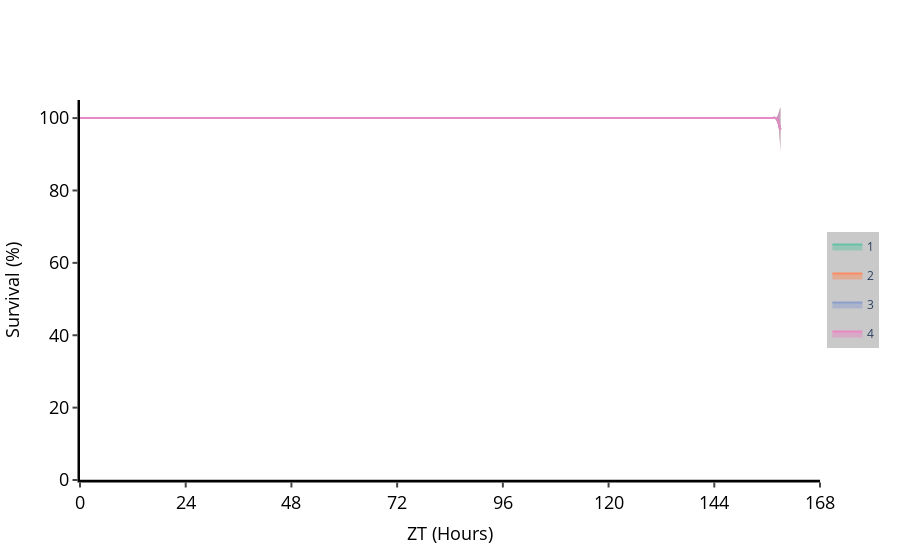

Notebook code cell kept with this figure:
### Code cell
dfp.survival_plot(facet_col='exp_group')#, repeat = 'repeat')

### Figure 1 — Plotly figure (JSON) as saved in the notebook; plotly's stock layout.template omitted (floating-point values rounded to 4 significant figures; data arrays with more than 128 entries replaced by an {"elided": "..."} marker saying what was removed)
{"data": [{"legendgroup": "1", "line": {"shape": "spline", "width": 0}, "marker": {"color": "#444"}, "mode": "lines", "showlegend": false, "type": "scatter", "x": {"elided": "160 int values"}, "y": {"elided": "160 int values"}}, {"fill": "tonexty", "legendgroup": "1", "line": {"color": "rgb(102,194,165)", "shape": "spline"}, "mode": "lines", "name": "1", "type": "scatter", "x": {"elided": "160 int values"}, "y": {"elided": "160 float values"}}, {"fill": "tonexty", "legendgroup": "1", "line": {"shape": "spline", "width": 0}, "marker": {"color": "rgb(102,194,165)"}, "mode": "lines", "showlegend": false, "type": "scatter", "x": {"elided": "160 int values"}, "y": {"elided": "160 float values"}}, {"legendgroup": "2", "line": {"shape": "spline", "width": 0}, "marker": {"color": "#444"}, "mode": "lines", "showlegend": false, "type": "scatter", "x": {"elided": "160 int values"}, "y": {"elided": "160 int values"}}, {"fill": "tonexty", "legendgroup": "2", "line": {"color": "rgb(252,141,98)", "shape": "spline"}, "mode": "lines", "name": "2", "type": "scatter", "x": {"elided": "160 int values"}, "y": {"elided": "160 float values"}}, {"fill": "tonexty", "legendgroup": "2", "line": {"shape": "spline", "width": 0}, "marker": {"color": "rgb(252,141,98)"}, "mode": "lines", "showlegend": false, "type": "scatter", "x": {"elided": "160 int values"}, "y": {"elided": "160 float values"}}, {"legendgroup": "3", "line": {"shape": "spline", "width": 0}, "marker": {"color": "#444"}, "mode": "lines", "showlegend": false, "type": "scatter", "x": {"elided": "160 int values"}, "y": {"elided": "160 int values"}}, {"fill": "tonexty", "legendgroup": "3", "line": {"color": "rgb(141,160,203)", "shape": "spline"}, "mode": "lines", "name": "3", "type": "scatter", "x": {"elided": "160 int values"}, "y": {"elided": "160 float values"}}, {"fill": "tonexty", "legendgroup": "3", "line": {"shape": "spline", "width": 0}, "marker": {"color": "rgb(141,160,203)"}, "mode": "lines", "showlegend": false, "type": "scatter", "x": {"elided": "160 int values"}, "y": {"elided": "160 float values"}}, {"legendgroup": "4", "line": {"shape": "spline", "width": 0}, "marker": {"color": "#444"}, "mode": "lines", "showlegend": false, "type": "scatter", "x": {"elided": "160 int values"}, "y": {"elided": "160 int values"}}, {"fill": "tonexty", "legendgroup": "4", "line": {"color": "rgb(231,138,195)", "shape": "spline"}, "mode": "lines", "name": "4", "type": "scatter", "x": {"elided": "160 int values"}, "y": {"elided": "160 float values"}}, {"fill": "tonexty", "legendgroup": "4", "line": {"shape": "spline", "width": 0}, "marker": {"color": "rgb(231,138,195)"}, "mode": "lines", "showlegend": false, "type": "scatter", "x": {"elided": "160 int values"}, "y": {"elided": "160 float values"}}], "layout": {"legend": {"bgcolor": "rgba(201, 201, 201, 1)", "bordercolor": "grey", "font": {"size": 12}, "x": 1.01, "y": 0.5}, "plot_bgcolor": "white", "shapes": [{"fillcolor": "white", "line": {"color": "black", "width": 0.5}, "type": "rect", "x0": 0, "x1": 12, "y0": 0, "y1": -2.5}, {"fillcolor": "black", "line": {"color": "black", "width": 0.5}, "type": "rect", "x0": 12, "x1": 24, "y0": 0, "y1": -2.5}, {"fillcolor": "white", "line": {"color": "black", "width": 0.5}, "type": "rect", "x0": 24, "x1": 36, "y0": 0, "y1": -2.5}, {"fillcolor": "black", "line": {"color": "black", "width": 0.5}, "type": "rect", "x0": 36, "x1": 48, "y0": 0, "y1": -2.5}, {"fillcolor": "white", "line": {"color": "black", "width": 0.5}, "type": "rect", "x0": 48, "x1": 60, "y0": 0, "y1": -2.5}, {"fillcolor": "black", "line": {"color": "black", "width": 0.5}, "type": "rect", "x0": 60, "x1": 72, "y0": 0, "y1": -2.5}, {"fillcolor": "white", "line": {"color": "black", "width": 0.5}, "type": "rect", "x0": 72, "x1": 84, "y0": 0, "y1": -2.5}, {"fillcolor": "black", "line": {"color": "black", "width": 0.5}, "type": "rect", "x0": 84, "x1": 96, "y0": 0, "y1": -2.5}, {"fillcolor": "white", "line": {"color": "black", "width": 0.5}, "type": "rect", "x0": 96, "x1": 108, "y0": 0, "y1": -2.5}, {"fillcolor": "black", "line": {"color": "black", "width": 0.5}, "type": "rect", "x0": 108, "x1": 120, "y0": 0, "y1": -2.5}, {"fillcolor": "white", "line": {"color": "black", "width": 0.5}, "type": "rect", "x0": 120, "x1": 132, "y0": 0, "y1": -2.5}, {"fillcolor": "black", "line": {"color": "black", "width": 0.5}, "type": "rect", "x0": 132, "x1": 144, "y0": 0, "y1": -2.5}, {"fillcolor": "white", "line": {"color": "black", "width": 0.5}, "type": "rect", "x0": 144, "x1": 156, "y0": 0, "y1": -2.5}, {"fillcolor": "black", "line": {"color": "black", "width": 0.5}, "type": "rect", "x0": 156, "x1": 168, "y0": 0, "y1": -2.5}], "title": {"text": ""}, "xaxis": {"dtick": 24, "linecolor": "black", "linewidth": 2.5, "range": [0, 168], "showgrid": false, "tick0": 0, "tickfont": {"color": "black", "size": 18}, "ticks": "outside", "tickwidth": 2, "title": {"font": {"color": "black", "size": 18}, "text": "ZT (Hours)"}, "type": "-", "zeroline": false}, "yaxis": {"dtick": 20, "linecolor": "black", "linewidth": 2.5, "range": [0, 105], "rangemode": "tozero", "showgrid": false, "tick0": 0, "tickfont": {"color": "black", "size": 18}, "ticks": "outside", "tickwidth": 2, "title": {"font": {"color": "black", "size": 18}, "text": "Survival (%)"}, "type": "-", "zeroline": false}}}
